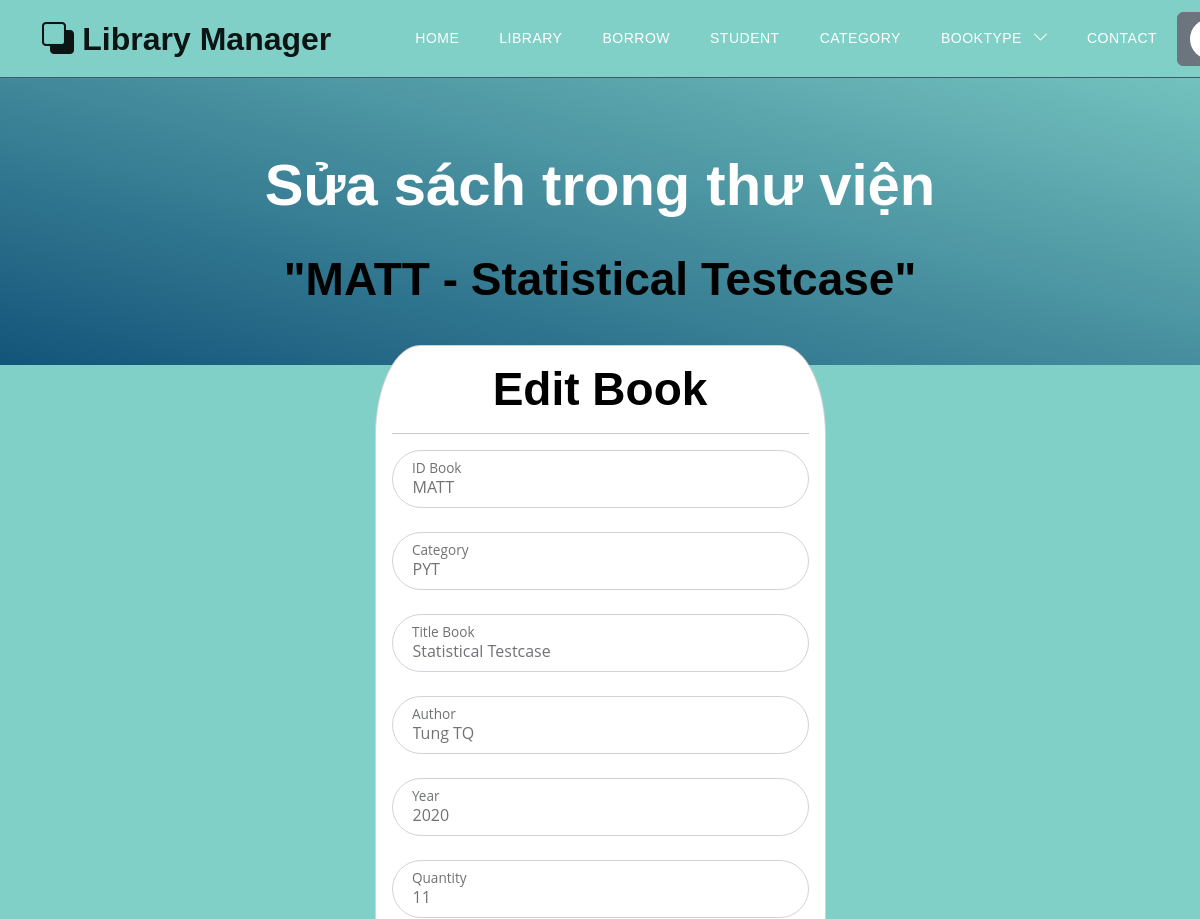
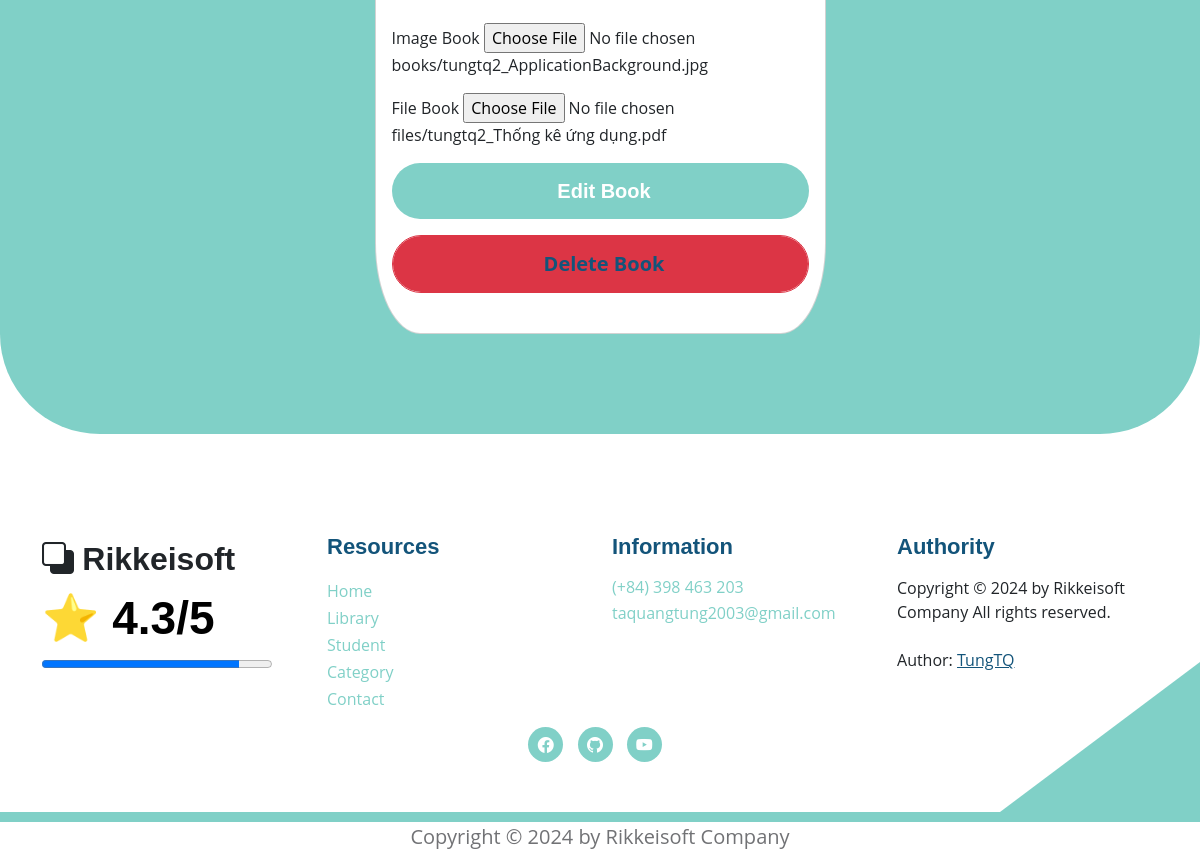
The app's page /books/edit_book?id=MATT (signed in) with its own data (2 pictures, top to bottom).
### models.py (models this page shows)
class Book(Base):
    __tablename__ = 'books'
    username_id = Column(String(30), ForeignKey('users.username'), nullable=False)
    id_book = Column(String(30), primary_key=True, unique=True, index=True)         # Số thứ tự sách
    title = Column(String(100), index=True)      # Tiêu đề sách
    author = Column(String(100), index=True)     # Tác giả
    year = Column(Integer)                  # Năm xuất bản
    quantity_amount = Column(Integer, index=True, default=0)
    category_id = Column(String(10), ForeignKey('category.category_id'), nullable=False)
    insert_at = Column(DateTime, index=True)
    insert_id = Column(String(30), index=True)
    update_at = Column(DateTime,index=True)
    update_id = Column(String(30), index=True)
    delete_at = Column(DateTime,index=True)
    delete_id = Column(String(30), index=True)
    delete_flag = Column(Integer, index=True)
    image_book = Column(String(100), index=True, nullable=True)         # Đường dẫn tới ảnh của sách
    pdf_book = Column(String(100), index=True, nullable=True)           # Đường dẫn tới file PDF của sách
    user = relationship("User", back_populates="books")
    category = relationship("Category", back_populates="category_books")
    borrows = relationship("BorrowBook", back_populates="book_borrow")
    borrowfinal = relationship("BorrowBookFinal", back_populates="book_borrow_final")
    comments = relationship("CommentBook", back_populates="book")

### routers/book.py (the view)
@router.get('/books/edit_book', response_class=HTMLResponse)
async def get_edit(request: Request, id: Optional[str] = None,
                   token: str = Cookie(None), db: Session = Depends(models.get_db)):
    mean_star = function.get_mean_star(db)
    all_category2 = db.query(models.Category).filter(models.Category.delete_flag != 1).all()
    if token:
        decodeJSON = jwt.decode(token, "secret", algorithms=["HS256"])
        username = decodeJSON["username"]
        all_category = db.query(models.Category.category_id).filter(models.Category.delete_flag != 1).all()
        user = function.get_user(db, username)
        if user.role != 2:
            book = db.query(models.Book).filter((models.Book.username_id == username) & (models.Book.id_book == id)).first()
        else:
            book = db.query(models.Book).filter((models.Book.id_book == id)).first()
        if book:
            return templates.TemplateResponse("books/edit_book.html", {"request": request,
                                                                 "book": book,
                                                                 "all_category": all_category,
                                                                 "mean_star": mean_star,
                                                                 "all_category2": all_category2})
        else:
            return templates.TemplateResponse("errors/error_template.html", {"request": request,
                                                                         "mean_star": mean_star,
                                                                         "error": "Không thấy sách cần sửa!"})
    else:
        return templates.TemplateResponse("errors/error_template.html", {"request": request,
                                                                  "mean_star": mean_star,
                                                                  "error": "Page Not Found"})

### templates/books/edit_book.html (shortened to what this page needs)
{% extends "base.html" %}
{% block content %}
<section class="hero-section d-flex justify-content-center align-items-center" id="section_1"
    style="padding-bottom: 50px;">
    <div class="container">
        <div class="row">
            <div class="col-lg-8 col-12 mx-auto">
                <h1 class="text-white text-center"> Sửa sách trong thư viện </h1>
                <br>
                <h2 class="text-center"> "{{book.id_book}} - {{book.title}}" </h2>
            </div>
        </div>
    </div>
</section>
<section class="featured-section">
    <div class="container">
        <div class="row justify-content-center">
            <div class="col-lg-5 col-md-7 col-12" style="padding-top: 80px;">
                <div class="card" style="border-radius: 10%;">
                    <div class="card-body">
                        <h2 class="card-title text-center"> Edit Book </h2>
                        <hr>
                        <form action="/books/edit_book" method="post" class="custom-form" role="form" enctype="multipart/form-data">
                            <div class="form-floating mb-3">
                                <input type="text" name="id" id="id" class="form-control" required=""
                                    placeholder="ID Book" value="{{book.id_book}}" readonly>
                                <label for="id_book"> ID Book </label>
                            </div>
                            <div class="form-floating mb-3">
                                <select name="category_id" id="category_id" class="form-control" required="">
                                    <option value="{{book.category_id}}"> {{book.category_id}} </option>
                                </select>
                                <label for="category_id">Category</label>
                            </div>
                            <div class="form-floating mb-3">
                                <input type="text" name="title" id="title" class="form-control" required=""
                                    placeholder="Title" value="{{book.title}}">
                                <label for="title"> Title Book </label>
                            </div>
                            <div class="form-floating mb-3">
                                <input type="text" name="author" id="author" class="form-control" required=""
                                    placeholder="Author" value="{{book.author}}">
                                <label for="author"> Author </label>
                            </div>
                            <div class="form-floating mb-3">
                                <input type="number" name="year" id="year" class="form-control" required=""
                                    placeholder="year" value="{{book.year}}">
                                <label for="year"> Year </label>
                            </div>
                            <div class="form-floating mb-3">
                                <input type="number" name="quantity" id="quantity" class="form-control" required=""
                                    placeholder="quantity" value="{{book.quantity_amount}}">
                                <label for="quantity"> Quantity </label>
                            </div>
                            <div class="form-group mb-3">
                                <label for="book_image">Image Book</label>
                                <input type="file" class="form-control-file" id="book_image" name="book_image" value="{{book.image_book}}"> {{book.image_book}}
                            </div>
                            <div class="form-group mb-3">
                                <label for="book_pdf">File Book</label>
                                <input type="file" class="form-control-file" id="book_pdf" name="book_pdf" value="{{book.pdf_book}}"> {{book.pdf_book}}
                            </div>
                            <button type="submit" class="form-control btn btn-primary"> Edit Book </button>
                            <button type="button" class="form-control btn btn-danger mt-3" style="color:aliceblue; font-size: 20px;"> <b> <a href="/books/delete_book?id={{book.id_book}}"> Delete Book </a></b> </button>
                        </form>
                    </div>
                </div>
            </div>
        </div>
    </div>
</section>
{% endblock content %}

### static/css/templatemo-topic-listing.css (style rules this page uses)
:root { --white-color: #ffffff; --primary-color: #13547a; --secondary-color: #80d0c7; --section-bg-color: #f0f8ff; --custom-btn-bg-color: #80d0c7; --custom-btn-bg-hover-color: #13547a; --dark-color: #000000; --p-color: #717275; --border-color: #7fffd4; --link-hover-color: #13547a; --body-font-family: 'Open Sans', sans-serif; --title-font-family: 'Montserrat', sans-serif; --h1-font-size: 58px; --h2-font-size: 46px; --h3-font-size: 32px; --h4-font-size: 28px; --h5-font-size: 24px; --h6-font-size: 22px; --p-font-size: 20px; --menu-font-size: 14px; --btn-font-size: 18px; --copyright-font-size: 16px; --border-radius-large: 100px; --border-radius-medium: 20px; --border-radius-small: 10px; --font-weight-normal: 400; --font-weight-medium: 500; --font-weight-semibold: 600; --font-weight-bold: 700; }
body { background-color: var(--white-color); font-family: var(--body-font-family); }
h2, h3, h4, h5, h6 { color: var(--dark-color); }
h1, h2, h3, h4, h5, h6 { font-family: var(--title-font-family); font-weight: var(--font-weight-semibold); }
h1 { font-size: var(--h1-font-size); font-weight: var(--font-weight-bold); }
h2 { font-size: var(--h2-font-size); font-weight: var(--font-weight-bold); }
a, button { touch-action: manipulation; transition: all 0.3s; }
a { display: inline-block; color: var(--primary-color); text-decoration: none; }
b, strong { font-weight: var(--font-weight-bold); }
.hero-section { background-image: linear-gradient(15deg, #13547a 0%, #80d0c7 100%); position: relative; overflow: hidden; padding-top: 150px; padding-bottom: 150px; }
.featured-section { background-color: var(--secondary-color); border-radius: 0 0 100px 100px; padding-bottom: 100px; }
.featured-section .row { position: relative; bottom: 100px; margin-bottom: -100px; }
.custom-form .form-control { border-radius: var(--border-radius-large); color: var(--p-color); margin-bottom: 24px; padding-top: 13px; padding-bottom: 13px; padding-left: 20px; outline: none; }
.form-floating>label { padding-left: 20px; }
.custom-form button[type="submit"] { background: var(--custom-btn-bg-color); border: none; border-radius: var(--border-radius-large); color: var(--white-color); font-family: var(--title-font-family); font-size: var(--p-font-size); font-weight: var(--font-weight-semibold); transition: all 0.3s; margin-bottom: 0; }

### records on screen
Book: id_book "MATT", title "Statistical Testcase", id "MATT", category_id "PYT", author "Tung TQ", year "2020", quantity "11", image_book "books/tungtq2_ApplicationBackground.jpg", pdf_book "files/tungtq2_Thống kê ứng dụng.pdf"

### other values on screen
{{ mean_star }} "4.3"
